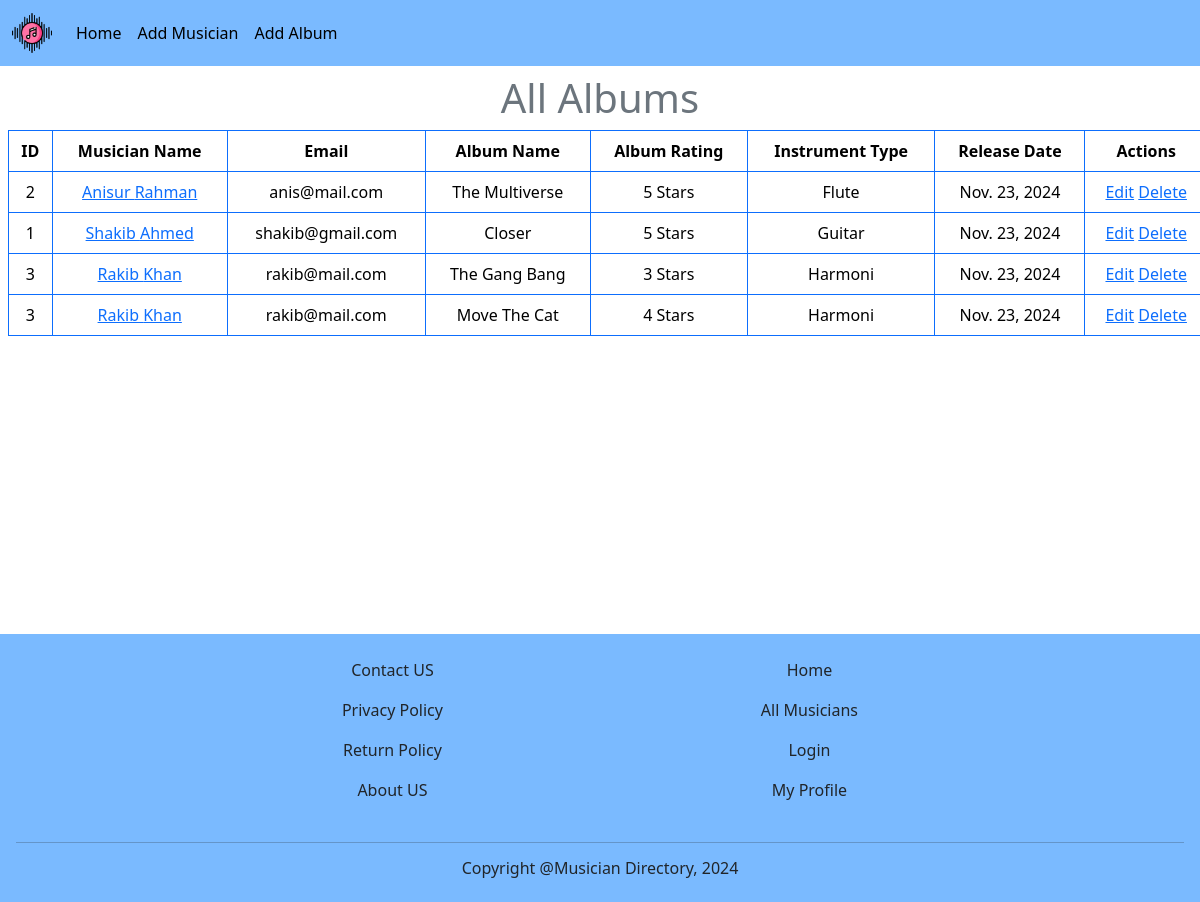
The page / on the database its author committed.
### album/models.py (models this page shows, shortened)
class AlbumModel(models.Model):
    album_name = models.CharField(max_length=40)
    musician = models.ForeignKey(MusicianModel, on_delete=models.CASCADE)
    RATINGS = [('1', '1 Star'), ('2', '2 Star'), ('3', '3 Star'), ('4', '4 Star'), ('5', '5 Star')]
    ratings = models.CharField(max_length=6, choices=RATINGS)
    release_date = models.DateField()

### musician/models.py (models this page shows, shortened)
class MusicianModel(models.Model):
    first_name = models.CharField(max_length=15)
    last_name = models.CharField(max_length=15)
    email = models.EmailField()
    phone = models.CharField(max_length=16)
    instrument_type = models.CharField(max_length=30)

### Musicians_Directory/views.py (the view)
# urls.py: 2. Add a URL to urlpatterns:  path('', views.home, name='home')
def home(request):
    data = AlbumModel.objects.all()
    return render(request, 'home.html', {'albums' : data})

### templates/home.html (shortened to what this page needs)
{% extends "base.html" %}
{% block content %}
<h1 class='text-center text-secondary m-2'>All Albums</h1>
<table class="table table-bordered border-primary m-2 text-center">
    <thead>
      <tr>
        <th scope="col">ID</th>
        <th scope="col">Musician Name</th>
        <th scope="col">Email</th>
        <th scope="col">Album Name</th>
        <th scope="col">Album Rating</th>
        <th scope="col">Instrument Type</th>
        <th scope="col">Release Date</th>
        <th scope="col">Actions</th>
      </tr>
    </thead>
    <tbody>
        {% for album in albums %}
            <tr>
                <td>{{album.musician.id}}</td>
                <td><a href="{% url 'edit_musician' album.musician.id %}">{{album.musician.first_name}} {{album.musician.last_name}}</a></td>
                <td>{{album.musician.email}}</td>
                <td>{{album.album_name}}</td>
                <td>{{album.ratings}} Stars</td>
                <td>{{album.musician.instrument_type}}</td>
                <td>{{album.release_date}}</td>
                <td><a href="{% url 'edit_album' album.id %}">Edit</a> <a href="{% url 'delete_album' album.id %}">Delete</a></td>
            </tr>
        {% endfor %}
    </tbody>
  </table>
{% endblock content %}

### templates/base.html (shortened to what this page needs)
<!DOCTYPE html>
<html lang="en">
<head>
    <link href="https://cdn.jsdelivr.net/npm/bootstrap@5.3.3/dist/css/bootstrap.min.css" rel="stylesheet">
</head>
<body>
    <header>
        <nav class="navbar navbar-expand-lg" style="background-color:#7abaff;">
            <div class="container-fluid">
                <a class="navbar-brand" href="{% url 'home' %}">
                    {% load static %}
                    <img src="{% static 'images/music.png' %}" alt="Music" width="40">
                </a>
                <div class="collapse navbar-collapse" id="navbarSupportedContent">
                    <ul class="navbar-nav me-auto mb-2 mb-lg-0">
                        <li class="nav-item">
                            <a class="nav-link active" aria-current="page" href="{% url 'home' %}">Home</a>
                        </li>
                        <li class="nav-item">
                            <a class="nav-link active" aria-current="page" href="{% url 'add_musician' %}">Add Musician</a>
                        </li>
                        <li class="nav-item">
                            <a class="nav-link active" aria-current="page" href="{% url 'add_album' %}">Add Album</a>
                        </li>
                    </ul>
                </div>
            </div>
        </nav>
    </header>
    <main style="min-height:70vh;">
        {% block content %}
        {% endblock content %}
    </main>
    <footer class='text-center p-3' style="background-color:#7abaff;">
        <div class="d-flex p-2 justify-content-evenly">
            <div class="footer-1">
                <p>Contact US</p>
                <p>Privacy Policy</p>
                <p>Return Policy</p>
                <p>About US</p>
            </div>
            <div class="footer-2">
                <p>Home</p>
                <p>All Musicians</p>
                <p>Login</p>
                <p>My Profile</p>
            </div>
        </div>
        <hr>
        <h6>Copyright @Musician Directory, 2024</h6>
    </footer>
</body>
</html>

### rows shown on the page
AlbumModel: musician.id "2", musician.first_name "Anisur", musician.last_name "Rahman", musician.email "anis@mail.com", album_name "The Multiverse", ratings "5", musician.instrument_type "Flute", release_date "Nov. 23, 2024"
AlbumModel: musician.id "1", musician.first_name "Shakib", musician.last_name "Ahmed", musician.email "shakib@gmail.com", album_name "Closer", ratings "5", musician.instrument_type "Guitar", release_date "Nov. 23, 2024"
AlbumModel: musician.id "3", musician.first_name "Rakib", musician.last_name "Khan", musician.email "rakib@mail.com", album_name "The Gang Bang", ratings "3", musician.instrument_type "Harmoni", release_date "Nov. 23, 2024"
AlbumModel: musician.id "3", musician.first_name "Rakib", musician.last_name "Khan", musician.email "rakib@mail.com", album_name "Move The Cat", ratings "4", musician.instrument_type "Harmoni", release_date "Nov. 23, 2024"
